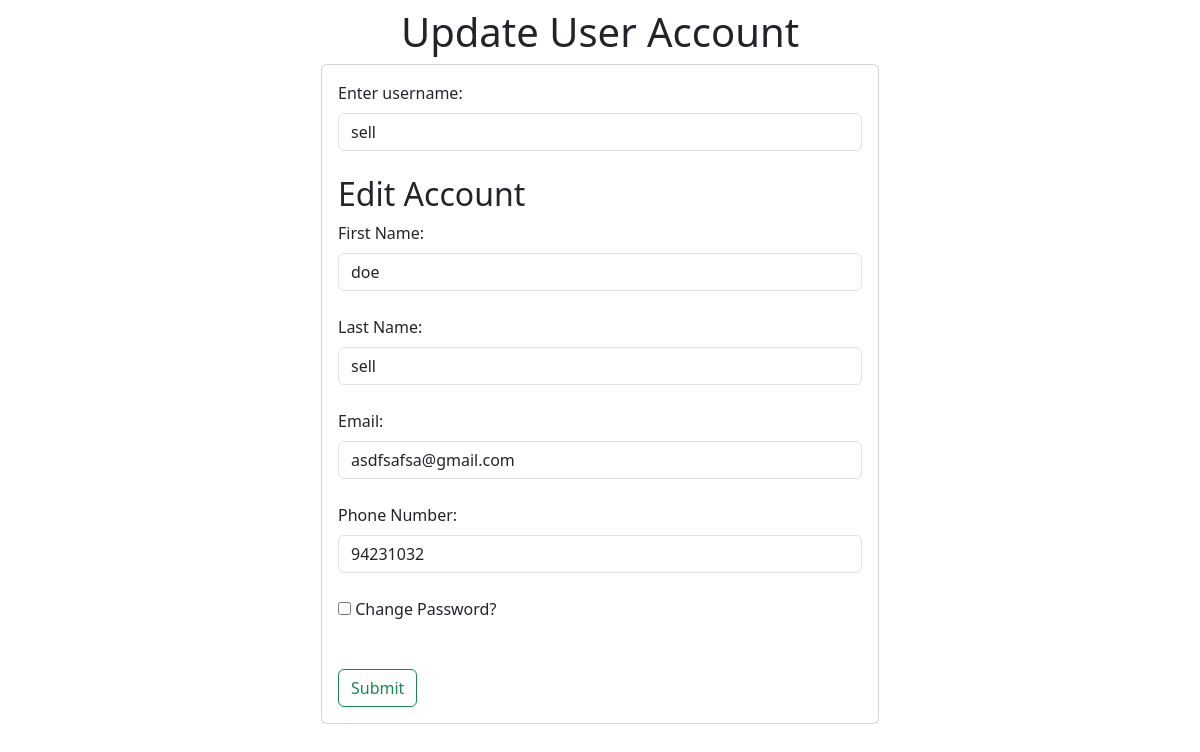
Page /edit/sell on the committed database.
### app/entity/models.py (models this page shows, shortened)
class User(Base):
    __tablename__ = "users_info"
    user_id = Column(Integer, primary_key=True, autoincrement=True, unique=True)
    profile_id = Column(Integer, ForeignKey('user_profile.profile_id'))
    fname = Column(String(255), nullable=False)
    lname = Column(String(255), nullable=False)
    email = Column(String(255), nullable=False, unique=True)
    phonenum = Column(String(8), nullable=False)
    username = Column(String(255), nullable=False, unique=True)
    password_hash = Column(String(255), nullable=False)
    suspend_status = Column(Boolean, nullable=False)
    userprofile = relationship("UserProfile", back_populates="user")
    @classmethod
    def get_account_by_username(cls, username):
        user = session.query(cls).filter(cls.username==username).first()
        return user

### app/boundary/systemAdminBoundary.py (the view)
    @adminBP.route('/edit/<string:username>', methods=['GET'])
    def edit_user(username):
        update_user = UpdateAccountController()
        user = update_user.getExistingAccount(username)
        if user:
            return render_template('systemAdmin/update-account.html', user=user, message="")
        else:
            return "User not found", 404

### app/control/adminController.py (called while the page is built)
    def getExistingAccount(self, username):
        user = User.get_account_by_username(username)
        return user

### app/templates/systemAdmin/update-account.html (shortened to what this page needs)
{% extends "base.html" %}
{% block content %}
<div class="container my-2">
    <div class="row-12 d-flex align-items-center h-100 justify-content-center flex-column">
        <h1>Update User Account</h1>
        <div class="col-xl-6 col-lg-6 col-md-6 col-sm-12">
            <div class="card">
                <div class="card-body">
                    <form method="post" action="/updateAccount" class='needs-validation' id="updateaccount" novalidate >
                        <div>
                            <label for="username" class="form-label">Enter username:</label>
                            <input type="text" class="form-control" id="username" name="username" size="50" value="{{user.username}}" required>
                        </div>
                        <br>
                        <h2> Edit Account </h2>
                        <div>
                            <label for="fname" class="form-label">First Name:</label>
                            <input type="text" class="form-control" id="fname" name="fname" size="50" value={{user.fname}}>
                        </div>
                        <br>
                        <div>
                            <label for="lname" class="form-label">Last Name:</label>
                            <input type="text"  class="form-control" id="lname" name="lname" size="50" value={{user.lname}}>
                        </div>
                        <br>
                        <div>
                            <label for="email" class="form-label">Email:</label>
                            <input type="email" class="form-control" id="email" name="email" value={{user.email}}>
                        </div>
                        <br>
                        <div>
                            <label for="phonenum" class="form-label">Phone Number:</label>
                            <input type="tel" class="form-control" id="phonenum" name="phonenum" value={{user.phonenum}}>
                        </div>
                        <br>
                        <div>
                            <label>
                                <input type="checkbox" id="toggleCheckbox"> Change Password?
                            </label>
                        </div>
                        <br>
                        <br>
                        <div>
                            <button type="submit" class="btn btn-outline-success">Submit</button>
                        </div>
                    </form>
                </div>
            </div>
        </div>
    </div>
</div>
{% endblock %}

### rows in the picture
User: username "sell", fname "doe", lname "sell", email "asdfsafsa@gmail.com", phonenum "94231032"
